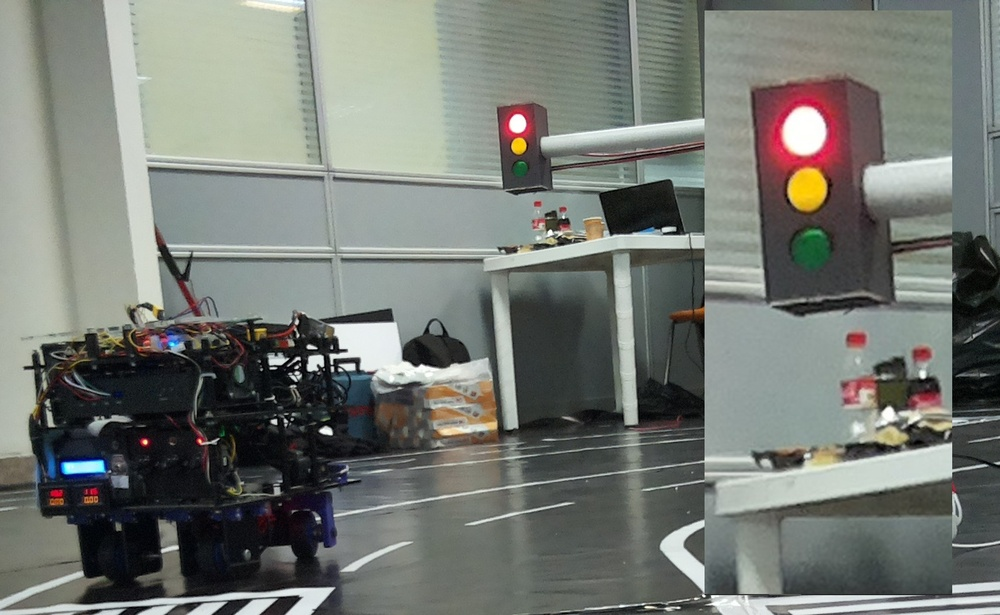
#> input picture data/tf2.jpg, 1000 x 615 px, shrunk from 1716 x 1055 before the run
$ python test-traffic-light.py
#> lines starting #> are read from the running program, lines starting #| are printed output that depends on the picture; after the words box and inside, x2 and y2 are one past the last pixel; in counts of white or black regions, pixels touching at a corner belong together
#> further down, img is the input picture: shape (615, 1000, 3); mean B, G, R 115.4, 121.4, 117.5
### image_processing/TrafficLightDetector.py
import os
import cv2 as cv
import numpy as np


class TrafficLightDetector:
    def __init__(self):
        self.traffic_light_state = -1
        self.traffic_lights = []

    # [127 lines left out: function detect, not called in this run]

    def region_selection(self, image):
        """
        Determine and cut the region of interest in the input image.
            Parameters:
                image: An np.array compatible with plt.imshow.
        """
        mask = np.zeros_like(image)
        # Defining a 3 channel or 1 channel color to fill the mask with depending on the input image
        if len(image.shape) > 2:
            channel_count = image.shape[2]
#> channel_count = 3
            ignore_mask_color = (255,) * channel_count
#> ignore_mask_color = (255, 255, 255)
        else:
            ignore_mask_color = 255
        # We could have used fixed numbers as the vertices of the polygon,
        # but they will not be applicable to images with different dimesnions.
        rows, cols = image.shape[:2]
#> rows = 615; cols = 1000
        # print(f"{rows} , {cols}")
        # ------> x
        # |
        # |
        # y
        #
        bottom_left = [1, rows * 0.4]
#> bottom_left = [1, 246]
        top_left = [1, 1]
        bottom_right = [cols - 1, rows * 0.4]
#> bottom_right = [999, 246]
        top_right = [cols - 1, 1]
#> top_right = [999, 1]
        vertices = np.array(
            [[bottom_left, top_left, top_right, bottom_right]], dtype=np.int32
        )
#> vertices = [[1, 246], [1, 1], [999, 1], [999, 246]]
        # [5 lines of commented-out code are left out]
        cv.fillPoly(mask, vertices, ignore_mask_color)
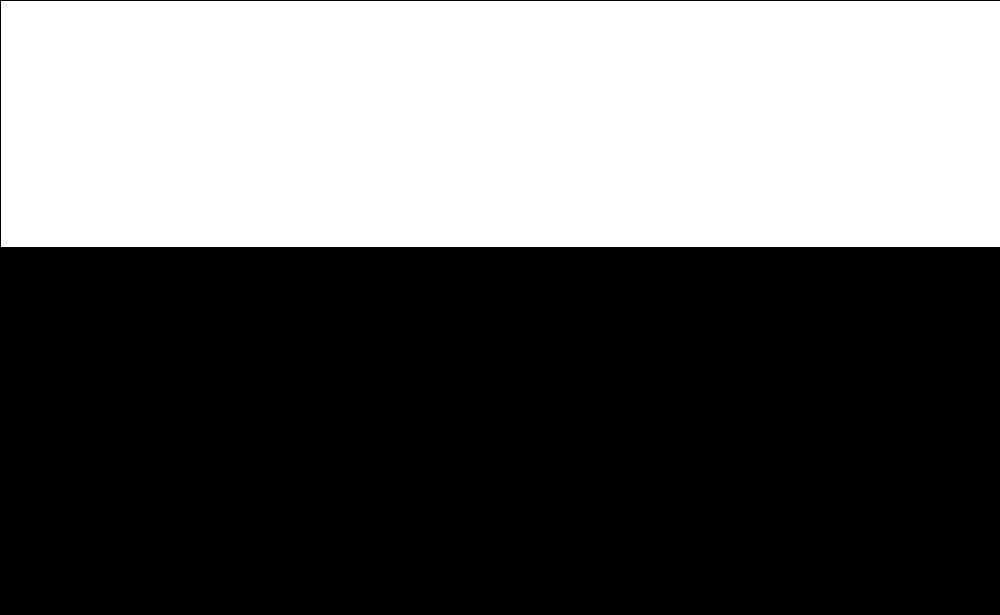
#> mask: shape (615, 1000, 3); 40% white; 1 white region, box (x1, y1, x2, y2) and area: (1, 1, 1000, 247) 245754

        # plt.plot(image)
        masked_image = cv.bitwise_and(image, mask)
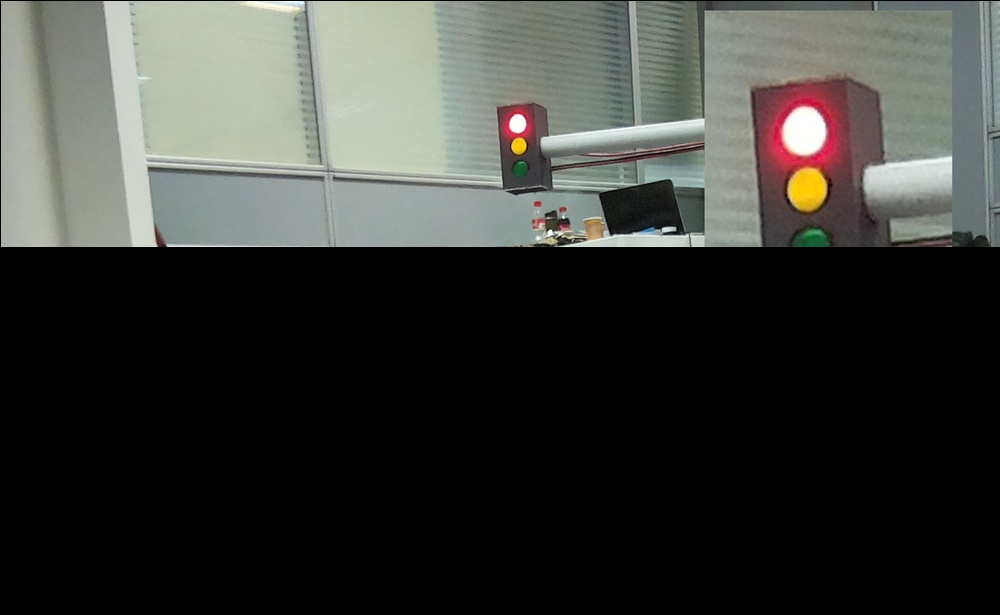
#> masked_image: shape (615, 1000, 3); mean B, G, R 55.5, 59.5, 58.2
        # print(f"{mask} . {image}")
        # plt.imshow(masked_image)
        return masked_image

    def detect_red(self, image,min_radius=10,max_redius=100):
        img = self.region_selection(image)
        hsv = cv.cvtColor(img, cv.COLOR_BGR2HSV)
#> hsv: shape (615, 1000, 3); mean H, S, V 24.7, 11.8, 61.3
        # color range
        lower_red1 = np.array([0, 0, 250])
        upper_red1 = np.array([50, 140, 255])
        # lower_red2 = np.array([160, 100, 100]) # 0  0  250
        # upper_red2 = np.array([180, 255, 255]) # 55 40 255

        mask1 = cv.inRange(hsv, lower_red1, upper_red1)
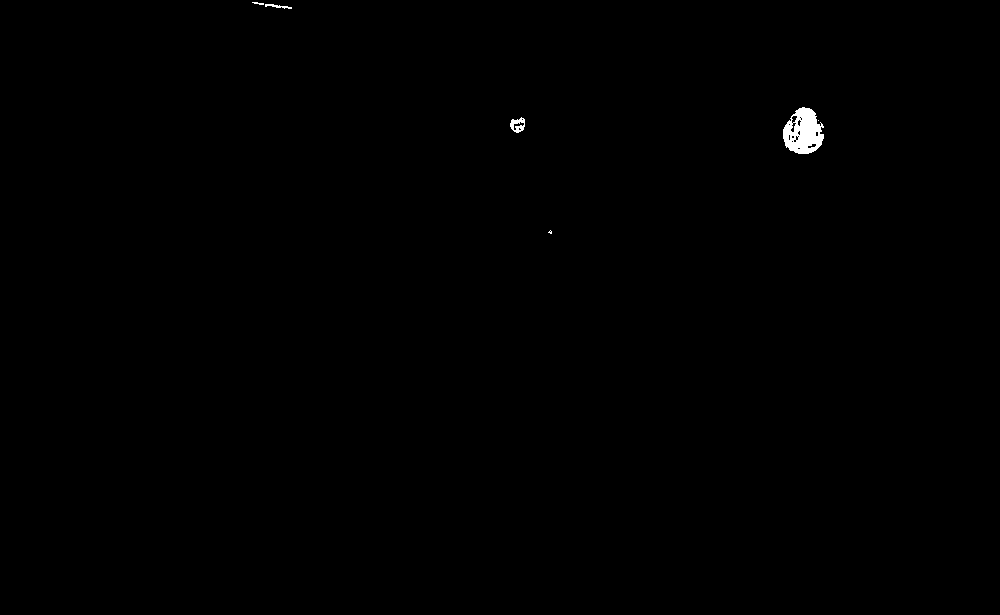
#> mask1: shape (615, 1000); 0.25% white; 6 white regions (2 under 20 px), largest, box (x1, y1, x2, y2) and area: (783, 107, 824, 154) 1300, (510, 117, 525, 133) 141, (265, 4, 292, 9) 61, (252, 2, 264, 5) 21
        # mask2 = cv.inRange(hsv, lower_red2, upper_red2)
        # maskr = cv.add(mask1, mask2)
        maskr = mask1
        size = img.shape

        r_circles = cv.HoughCircles(
            maskr,
            cv.HOUGH_GRADIENT,
            1,
            80,
            param1=50,
            param2=10,
            minRadius=0,
            maxRadius=100,
        )
#> r_circles = [[802.5, 132.5, 21.2], [518.5, 121.5, 3.3]]
        # traffic light detect
        founded_lights = []
        r = 5
        bound = 4.0 / 10

        if r_circles is not None:
            r_circles = np.uint16(np.around(r_circles))
#> r_circles = [[802, 132, 21], [518, 122, 3]]
            # print(f" r => {r_circles}")
            for i in r_circles[0, :]:
                # if i[0] > size[1] or i[1] > size[0] or i[1] > size[0] * bound:
                #     continue
                h, s = 0.0, 0.0
                for m in range(-r, r):
                    for n in range(-r, r):
                        if (i[1] + m) >= size[0] or (i[0] + n) >= size[1]:
                            continue
                        h += maskr[i[1] + m, i[0] + n]
                        s += 1
                print(f"h:{h},s:{s},h/s:{h/s}")
                if h / s > 150:
                    if i[2] < max_redius and i[2] > min_radius:
                        founded_lights.append({"type": "RED", "center": (i[0], i[1]),"radius":i[2]})
#> this loop made 2 passes
#> i on passes 1 to 2: [802, 132, 21], [518, 122, 3]
#| h:23715.0,s:100.0,h/s:237.15
#| h:14535.0,s:100.0,h/s:145.35
#> after the loop, founded_lights = 1 item
        if len(founded_lights) > 0:
            self.traffic_light_state = 2
        else:
            self.traffic_light_state = -1
        self.traffic_lights = founded_lights
#> self.traffic_lights = 1 item
        return founded_lights

### test-traffic-light.py
import cv2 as cv
import time
import matplotlib.pyplot as plt
from image_processing import TrafficLightDetector

traffic_light_detector = TrafficLightDetector.TrafficLightDetector()

start_time = 0
end_time = 0

if __name__ == "__main__":
    # setup
    img = cv.imread("./data/tf2.jpg")
    while True:
        # loop
        start_time = time.time()
        image = img
        # image = cv.cvtColor(image, cv.COLOR_YUV420P2RGB)
        traffic_light_detector.detect_red(image)
        print(f"traffic light result => {traffic_light_detector.traffic_light_state} , {traffic_light_detector.traffic_lights}")
#| traffic light result => 2 , [{'type': 'RED', 'center': (802, 132), 'radius': 21}]
        for c in traffic_light_detector.traffic_lights:
            image = cv.circle(image,c["center"],20,(200,0,0),3)
#> this loop made 1 pass
#> pass 1, `image = cv.circle(image,c["center"],20,(200,0,0),3)`:
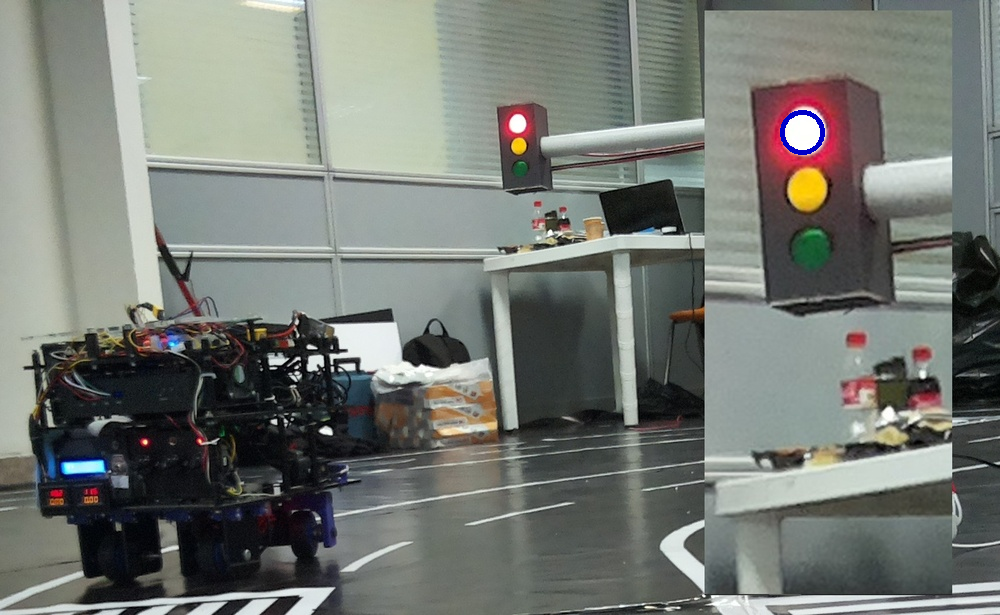
#> image: shape (615, 1000, 3); 0.1% of pixels changed, all inside (x1, y1, x2, y2) = (780, 110, 825, 155)
        # cv.imshow("img",image)
        plt.imshow(image)
        plt.pause(0.1)
        end_time = time.time()
        print(f"time : {end_time - start_time}")
        cv.waitKey(0)
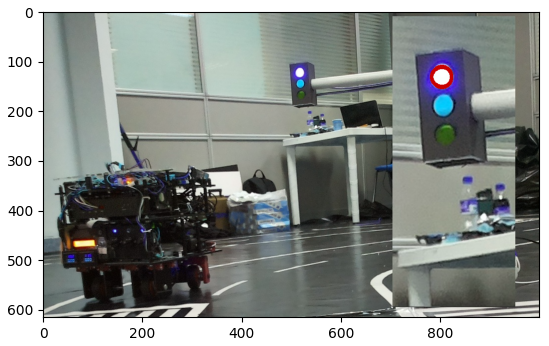
#> figure drawn by matplotlib, 1 panel; B, G, R data is drawn as R, G, B

$ run again, with data/tf1.jpg copied over data/tf2.jpg
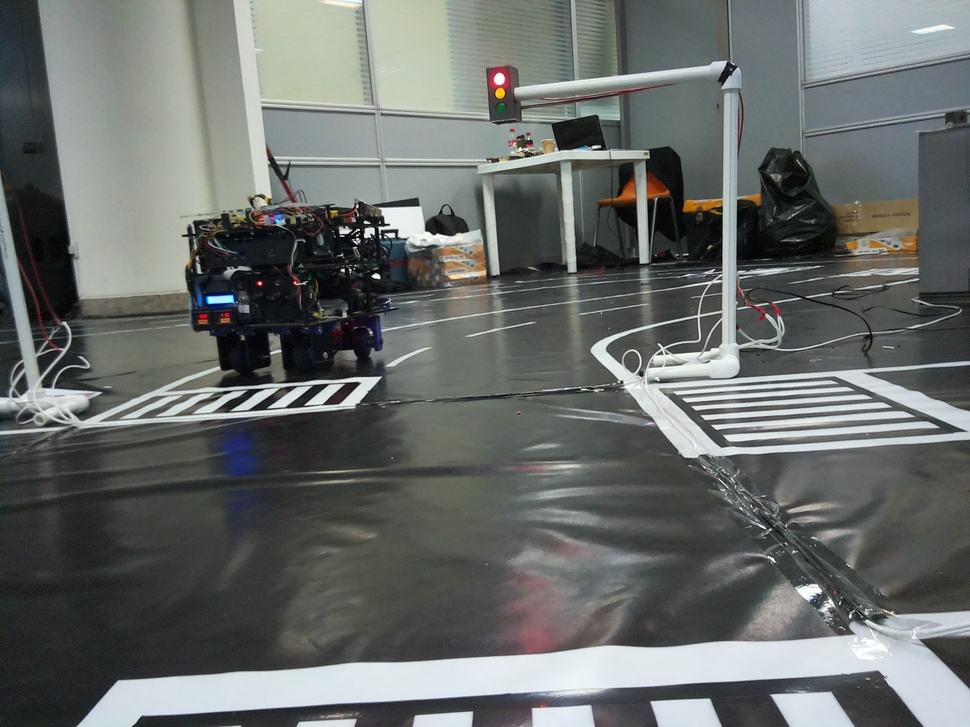
#> input picture data/tf1.jpg, 970 x 727 px, shrunk from 2592 x 1944 before the run
#> img is the input picture: shape (727, 970, 3); mean B, G, R 106, 108.1, 104.5
#> in region_selection, `cv.fillPoly(mask, vertices, ignore_mask_color)`:
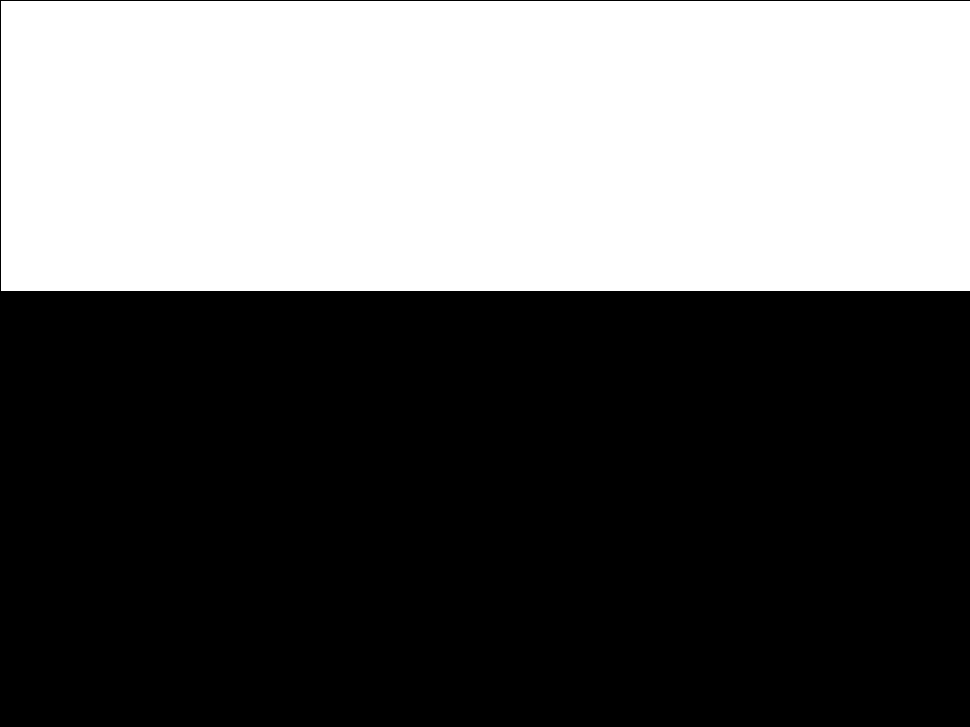
#> mask: shape (727, 970, 3); 39.8% white; 1 white region, box (x1, y1, x2, y2) and area: (1, 1, 970, 291) 281010
#> hsv: shape (727, 970, 3); mean H, S, V 28.6, 12, 48.8
#> mask1: shape (727, 970); 0.02% white in thin lines or dots, all inside (x1, y1, x2, y2) = (259, 1, 951, 285)
#> r_circles = None
#> `cv.waitKey(0)`:
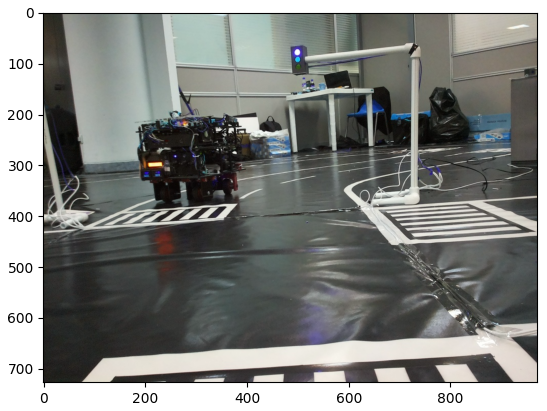
#> figure drawn by matplotlib, 1 panel; B, G, R data is drawn as R, G, B

$ run again, with data/tf3.jpg copied over data/tf2.jpg
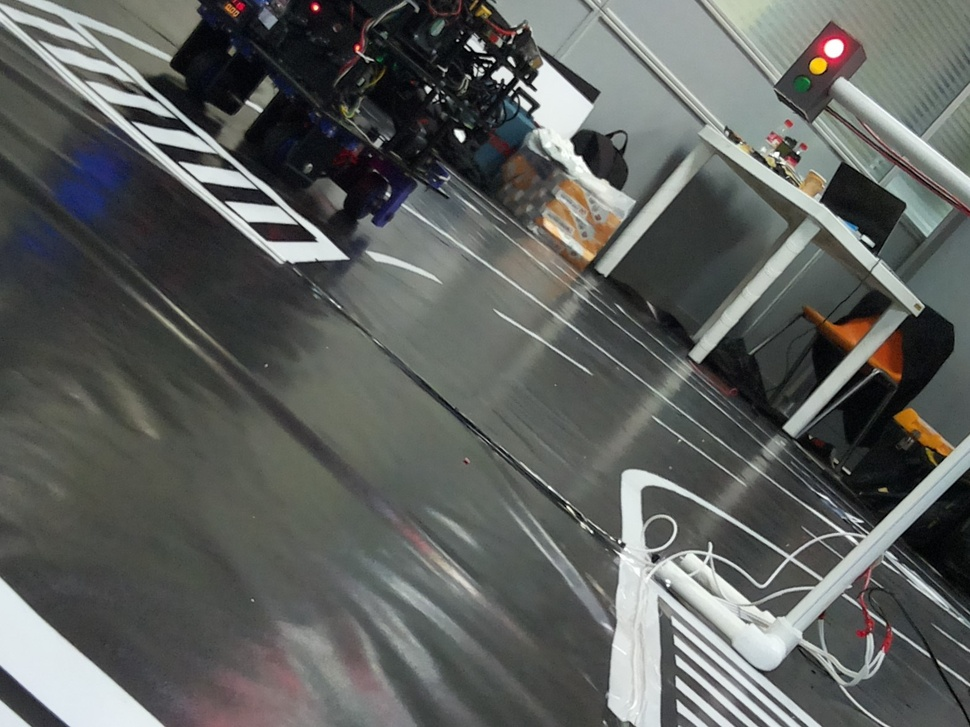
#> input picture data/tf3.jpg, 970 x 727 px, shrunk from 1570 x 1177 before the run
#> img is the input picture: shape (727, 970, 3); mean B, G, R 93.6, 96.2, 93.8
#> in region_selection, `cv.fillPoly(mask, vertices, ignore_mask_color)`:
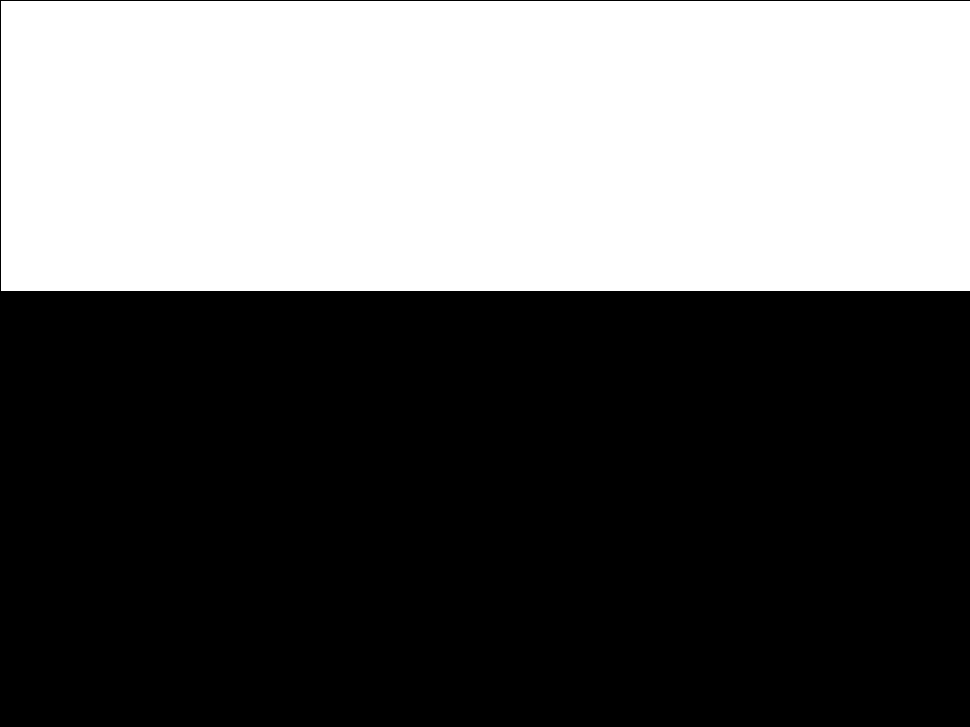
#> mask: shape (727, 970, 3); 39.8% white; 1 white region, box (x1, y1, x2, y2) and area: (1, 1, 970, 291) 281010
#> hsv: shape (727, 970, 3); mean H, S, V 31.5, 14.2, 39.9
#> mask1: shape (727, 970); 0.03% white; 15 white regions (13 under 20 px), largest, box (x1, y1, x2, y2) and area: (825, 42, 839, 57) 115, (833, 40, 842, 46) 28
#> in detect_red, `r_circles = cv.HoughCircles( maskr, cv.HOUGH_GRADIENT, 1, 80, param1=5..`: r_circles = [[832.5, 48.5, 7.8]]
#> in detect_red, `r_circles = np.uint16(np.around(r_circles))`: r_circles = [[832, 48, 8]]
#> the loop in detect_red, `for i in r_circles[0, :]:` made 1 pass
#> i on pass 1: [832, 48, 8]
#> (printed output is left out)
#> after the loop in detect_red, `for i in r_circles[0, :]:`: founded_lights = []
#| traffic light result => -1 , []
#> `cv.waitKey(0)`:
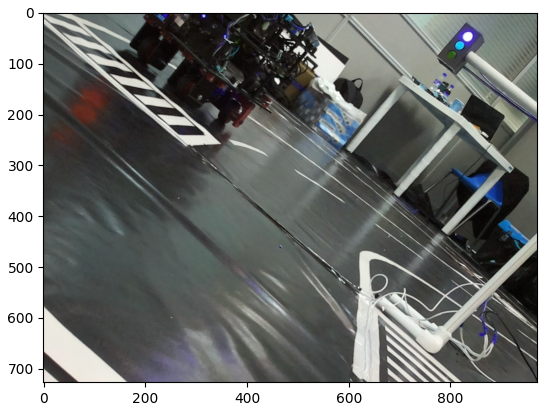
#> figure drawn by matplotlib, 1 panel; B, G, R data is drawn as R, G, B

$ run again, with data/tf4.jpg copied over data/tf2.jpg
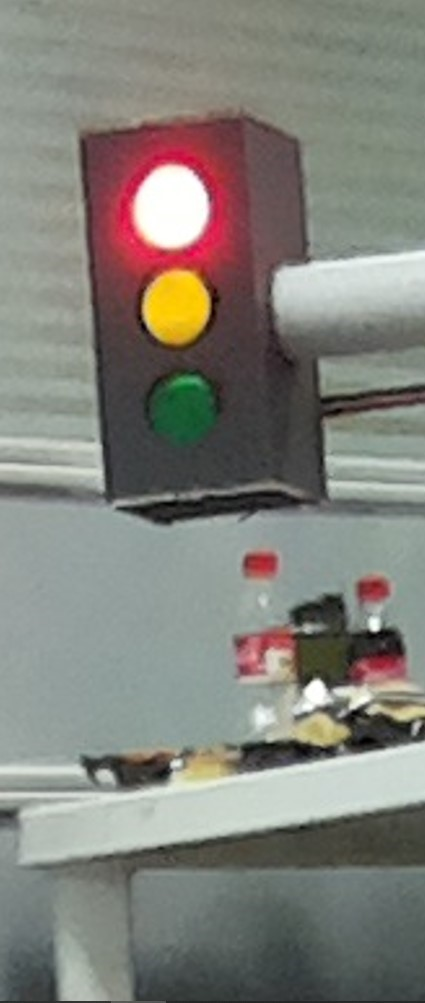
#> input picture data/tf4.jpg, 425 x 1003 px
#> img is the input picture: shape (1003, 425, 3); mean B, G, R 122.3, 129.3, 129.8
#> in region_selection, `cv.fillPoly(mask, vertices, ignore_mask_color)`:
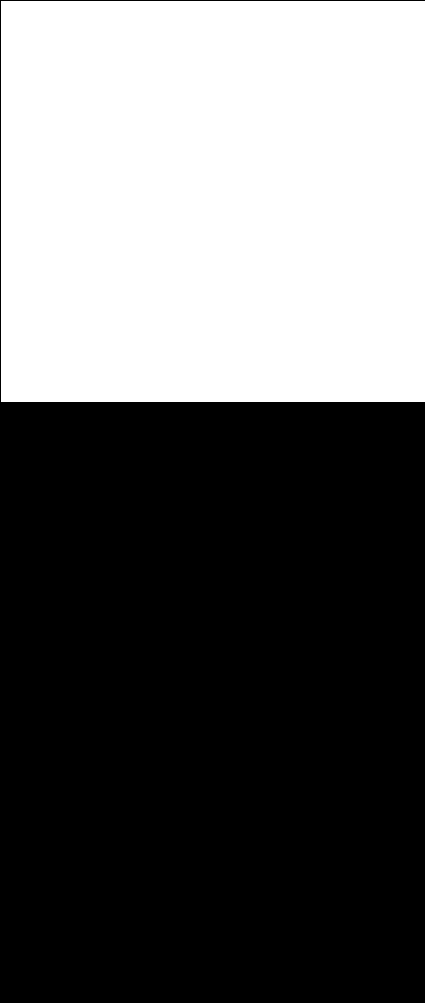
#> mask: shape (1003, 425, 3); 39.9% white; 1 white region, box (x1, y1, x2, y2) and area: (1, 1, 425, 402) 170024
#> hsv: shape (1003, 425, 3); mean H, S, V 26.8, 18.6, 56.3
#> mask1: shape (1003, 425); 0.93% white; 1 white region, box (x1, y1, x2, y2) and area: (134, 166, 206, 247) 3979
#> in detect_red, `r_circles = cv.HoughCircles( maskr, cv.HOUGH_GRADIENT, 1, 80, param1=5..`: r_circles = [[168.5, 212.5, 34.9]]
#> in detect_red, `r_circles = np.uint16(np.around(r_circles))`: r_circles = [[168, 212, 35]]
#> the loop in detect_red, `for i in r_circles[0, :]:` made 1 pass
#> i on pass 1: [168, 212, 35]
#> (printed output is left out)
#> after the loop in detect_red, `for i in r_circles[0, :]:`: founded_lights = 1 item
#| traffic light result => 2 , [{'type': 'RED', 'center': (168, 212), 'radius': 35}]
#> the loop `for c in traffic_light_detector.traffic_lights:` made 1 pass
#> `cv.waitKey(0)`:
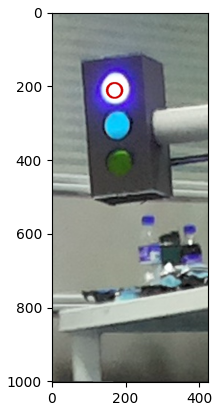
#> figure drawn by matplotlib, 1 panel; B, G, R data is drawn as R, G, B
